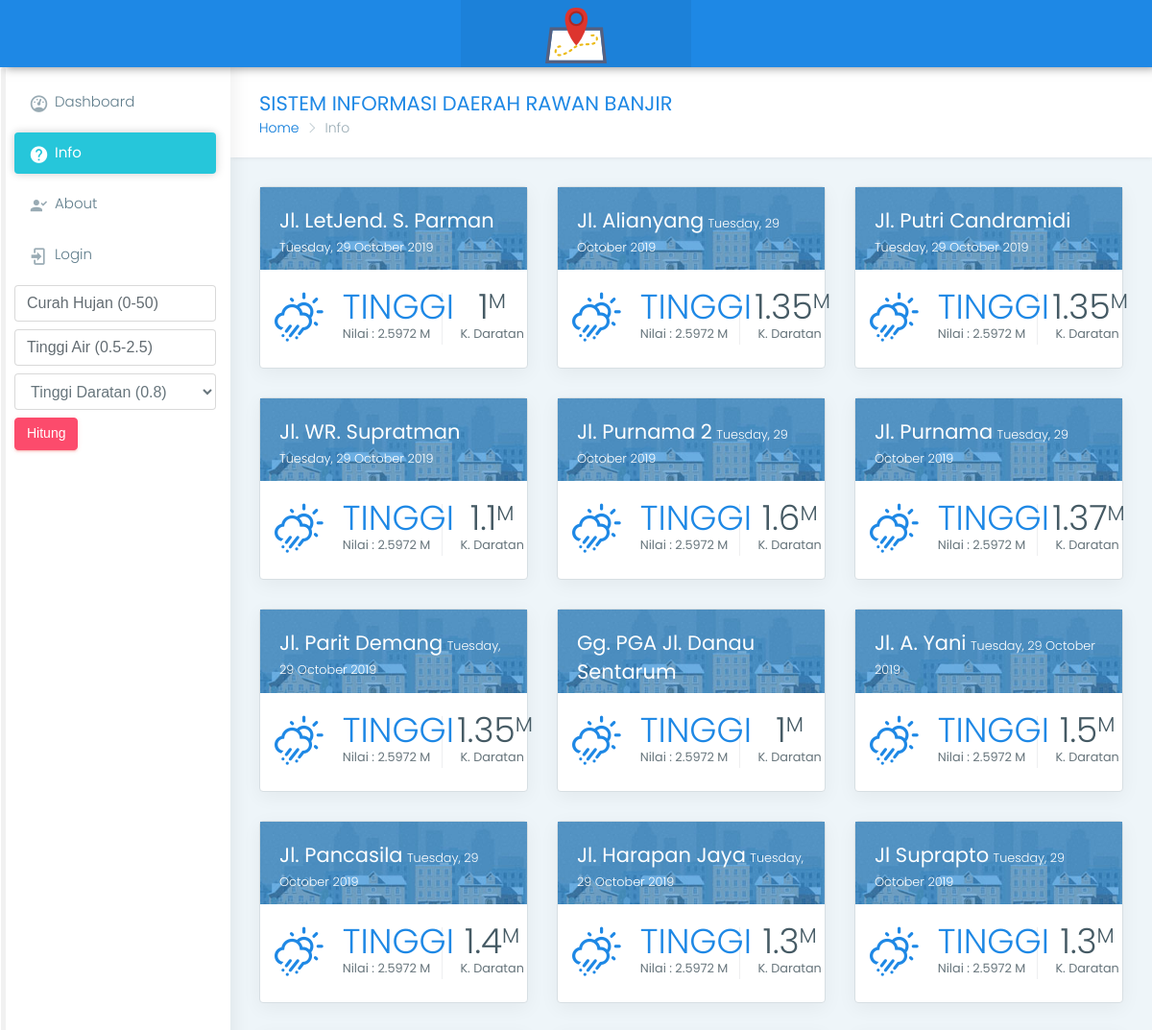
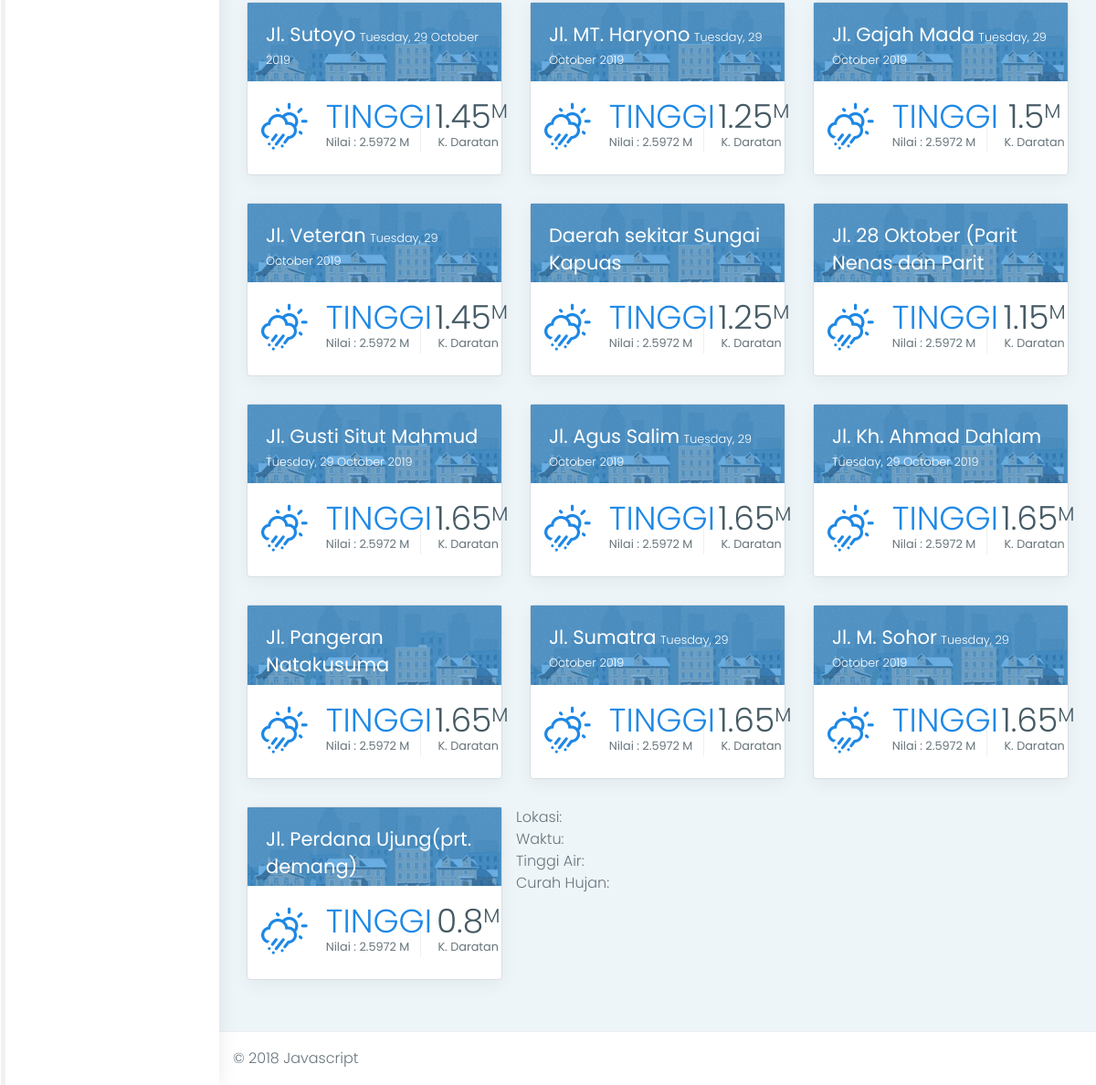
/info.php, run on the app's committed database (2 pictures, top to bottom).
### tables this page shows
CREATE TABLE `tbl_tempat` (
  `id_tempat` int(3) NOT NULL,
  `alamat` varchar(100) NOT NULL,
  `kd` float NOT NULL,
  `lat` varchar(20) NOT NULL,
  `lng` varchar(20) NOT NULL
);

CREATE TABLE `tbl_kategori` (
  `id_kategori` int(3) NOT NULL,
  `nilai_awal` float NOT NULL,
  `nilai_rendah` float NOT NULL,
  `nilai_sedang` float NOT NULL,
  `nilai_tinggi` float NOT NULL
);

### metode.php (called while the page is built, shortened)
<?php
$x_min= 0;
$x_max= 50;
$y_min= 0.5;
$y_max= 2.5;
$z_min= 0.5;
$z_max= 1.7;
$y_sedang = 1.5;
$sumber = 'http://202.90.199.132/aws-new/data/realtime';
 $konten = file_get_contents($sumber);
$response = json_decode($konten, true);
$data = $response['aaData'];
$tinggi_air = $data[12]['waterlevel'];
$curah_hujan = $data[12]['rain'];
$x = $curah_hujan;
$y = $tinggi_air;
$kd= 1.35;
$ux_turun=($x_max-$x)/($x_max-$x_min);
$ux_naik=($x-$x_min)/($x_max-$x_min);
$uy_sedikit=($y_max-$y)/($y_max-$y_min);
$uy_banyak=($y-$y_min)/($y_max-$y_min);
$uz_sedikit=($z_max-$kd)/($z_max-$z_min);
$uz_banyak=($kd-$z_min)/($z_max-$z_min);
        $a_pred1=min($ux_turun,$uy_sedikit,$uz_sedikit);
        $z1=$y_sedang-$a_pred1*($y_sedang-$z_min);
        $a_pred2=min($ux_turun,$uy_sedikit,$uz_banyak);
        $z2=$y_sedang-$a_pred2*($y_sedang-$z_min);
        $a_pred3=min($ux_turun,$uy_banyak,$uz_sedikit);
        $z3=$a_pred3*($y_sedang-$z_min)+$z_min;
        $z32=$y_sedang-$a_pred3*($y_sedang-$z_min);
        $a_pred4=min($ux_turun,$uy_banyak,$uz_banyak);
        $z4=$y_sedang-$a_pred4*($y_sedang-$z_min);
         $a_pred5=min($ux_naik,$uy_sedikit,$uz_sedikit);
        $z5=$a_pred5*($y_sedang-$z_min)+$z_min;
         $z52=$y_sedang-$a_pred5*($y_sedang-$z_min);
         $a_pred6=min($ux_naik,$uy_sedikit,$uz_banyak);
        $z6=$y_sedang-$a_pred6*($y_sedang-$z_min);
        $a_pred7=min($ux_naik,$uy_banyak,$uz_sedikit);
        $z7=$a_pred7*($y_sedang-$z_min)+$y_sedang;
       $a_pred8=min($ux_naik,$uy_banyak,$uz_banyak);
        $z8=$a_pred8*($y_sedang-$z_min)+$y_sedang;
       $n=$a_pred1*$z1+$a_pred2*$z2+$a_pred3*$z3+$a_pred3*$z32+$a_pred4*$z4+$a_pred5*$z5+$a_pred5*$z52+$a_pred6*$z6+$a_pred7*$z7+$a_pred8*$z8;
        $d=$a_pred1+$a_pred2+$a_pred3+$a_pred3+$a_pred4+$a_pred5+$a_pred5+$a_pred6+$a_pred7+$a_pred8;
        $hasil=$n/$d;
        ?>

### info.php (the view, shortened to what this page needs)
<?php
include('koneksi.php');
include('header.php');
include('sidebar.php');
include('metode.php');
?>
        <div class="page-wrapper">
            <div class="container-fluid">
                <div class="row page-titles">
                    <div class="col-md-12 col-8 align-self-center">
                        <h3 class="text-themecolor">SISTEM INFORMASI DAERAH RAWAN BANJIR</h3>
                        <ol class="breadcrumb">
                            <li class="breadcrumb-item"><a href="javascript:void(0)">Home</a></li>
                            <li class="breadcrumb-item active">Info</li>
                        </ol>
                    </div>
                </div>
                <div class="row">
<?php
    $query = mysqli_query($connect,"SELECT * FROM tbl_tempat");
    while ($data = mysqli_fetch_array ($query)){
    ?>
                   <div class="col-lg-4 col-md-4">
                        <div class="card">
                            <img class="" src="assets/images/background/weatherbg.jpg" alt="Card image cap">
                            <div class="card-img-overlay" style="height:110px;">
                                <h3 class="card-title text-white m-b-0 dl"><?php echo $data['alamat'];?> </h3>
                                <small class="card-text text-white font-light"><?php echo date('l, d F Y') ?></small>
                              </div>
                              <br>
                            <div class="card-body weather-small">
                                <div class="row">
                                    <div class="col-8 b-r align-self-center">
                                        <div class="d-flex" style="margin-left: 15px;">
                                            <div class="display-6 text-info"><i class="wi wi-day-rain-wind"></i></div>
                                            <div class="m-l-20">
                                                    <?php
    $kd = $data['kd'];
    $q_ktg = mysqli_query($connect,"SELECT * FROM tbl_kategori WHERE nilai_awal = '$kd' ");
    $data_ktg = mysqli_fetch_array($q_ktg);
    $nilai_rendah = $data_ktg['nilai_rendah'];
    $nilai_sedang = $data_ktg['nilai_sedang'];
    $nilai_tinggi = $data_ktg['nilai_tinggi'];
    if($hasil < $nilai_rendah){
$status = "RENDAH";
echo"<h1 class='font-light text-info m-b-0'>",$status,"</h1>
       <small>Nilai : ",round($hasil,4)," M</small>";
    }elseif($hasil > $nilai_rendah && $hasil <= $nilai_sedang){
        $status = "SEDANG";
        echo"<h1 class='font-light text-info m-b-0'>",$status,"</h1>
       <small>Nilai : ",round($hasil,4)," M</small>";
    }elseif($hasil > $nilai_sedang && $hasil > $nilai_tinggi){
        $status = "TINGGI";
        echo"<h1 class='font-light text-info m-b-0'>",$status,"</h1>
       <small>Nilai : ",round($hasil,4)," M</small>";
    }
               ?>
                                            </div>
                                        </div>
                                    </div>
                                    <div class="col-4 text-center">
                                        <h1 class="font-light m-b-0"><?php echo $data['kd'];?><sup>M</sup></h1>
                                        <small>K. Daratan</small>
                                    </div>
                                </div>
                            </div>
                            <br>
                        </div>
                    </div>
                 <?php } ?>
                  <?php
 $sumber = 'http://202.90.199.132/aws-new/data/realtime';
 $konten = file_get_contents($sumber);
$response = json_decode($konten, true);
$data = $response['aaData'];
echo 'Lokasi: '. $data[12]['station']. '<br>';
echo 'Waktu: '. $data[12]['waktu'].'<br>';
echo 'Tinggi Air: '. $data[12]['waterlevel']. '<br>';
echo 'Curah Hujan: '. $data[12]['rain'];
 ?>
                </div>
         <?php
         include('footer.php');
         ?>

### header.php (shortened to what this page needs)
<!DOCTYPE html>
<html lang="en">
<head>
    <link href="assets/plugins/bootstrap/css/bootstrap.min.css" rel="stylesheet">
    <link href="assets/plugins/c3-master/c3.min.css" rel="stylesheet">
    <link href="css/style.css" rel="stylesheet">
    <link href="css/colors/blue.css" id="theme" rel="stylesheet">
</head>
<body class="fix-header card-no-border logo-center mini-sidebar">
    <div id="main-wrapper">
        <header class="topbar">
            <nav class="navbar top-navbar navbar-expand-md navbar-light">
                <div class="navbar-header">
                    <a class="navbar-brand" href="">
                        <b>
                            <img src="assets/images/map-location.png" alt="homepage" class="light-logo" />
                        </b>
                          </a>
                </div>
            </nav>
        </header>

### sidebar.php (shortened to what this page needs)
<aside class="left-sidebar">
    <div class="scroll-sidebar">
        <nav class="sidebar-nav">
            <ul id="sidebarnav">
                 <li> <a class="waves-effect waves-dark" href="index.php" aria-expanded="false"><i class="mdi mdi-gauge"></i><span class="hide-menu">Dashboard</span></a>
                </li>
                <li> <a class="waves-effect waves-dark" href="info.php" aria-expanded="false"><i class="mdi mdi-help-circle"></i><span class="hide-menu">Info</span></a>
                </li>
                <li> <a class="waves-effect waves-dark" href="about.php" aria-expanded="false"><i class="mdi mdi-account-check"></i><span class="hide-menu">About</span></a>
                </li>
                <li> <a class="waves-effect waves-dark" href="admin" aria-expanded="false"><i class="mdi mdi-login"></i><span class="hide-menu">Login</span></a>
                </li>
                <form method='post' action="index_input.php">
                <li> <input type="text" style="margin-bottom: 8px;" name="curah_hujan" class="form-control" placeholder="Curah Hujan (0-50)">
                </li>
                <li> <input type="text" name="tinggi_air" style="margin-bottom: 8px;" class="form-control" placeholder="Tinggi Air (0.5-2.5)">
                </li>
                <li>
                    <select name="kategori" class="form-control" style="margin-bottom: 8px;">
                        <?php
                        include('koneksi.php');
   $q_kategori = mysqli_query($connect, "SELECT * FROM tbl_kategori");
 while($d_kategori = mysqli_fetch_array($q_kategori)){
    echo"<option value='",$d_kategori['nilai_awal'],"'>Tinggi Daratan (",$d_kategori['nilai_awal'],")</option>";
                        }?>
                    </select>
                </li>
                 <li> <button type="submit" name='proses' class="btn btn-danger" style="margin-bottom: 8px;">Hitung</button>
                </li>
            </form>
            </ul>
        </nav>
    </div>
</aside>

### footer.php (shortened to what this page needs)
</div>
            <footer class="footer"> © 2018 Javascript</footer>
        </div>
    </div>
</body>
</html>

### css/colors/blue.css (style rules this page uses)
.topbar { background: #1e88e5; }
.topbar .navbar-header { background: rgba(0, 0, 0, 0.05); }
.topbar .top-navbar .navbar-header .navbar-brand .light-logo { display: inline-block; color: rgba(255, 255, 255, 0.8); }
.text-themecolor { color: #1e88e5 !important; }
.sidebar-nav { background: #fff; }
.sidebar-nav ul li a { color: #607d8b; }
.sidebar-nav ul li a.active, .sidebar-nav ul li a:hover { color: #26c6da; }
.sidebar-nav ul li a.active { color: #263238; }
.sidebar-nav > ul > li.active > a, .sidebar-nav > ul > li.active:hover > a { color: #ffffff; background: #26c6da; }
.sidebar-nav > ul > li.active > a i, .sidebar-nav > ul > li.active:hover > a i { color: #ffffff; }
.sidebar-nav > ul > li.active > a:after, .sidebar-nav > ul > li.active:hover > a:after { border-color: #ffffff; }
.sidebar-nav > ul > li > a.active i, .sidebar-nav > ul > li > a:hover i { color: #26c6da; }
.sidebar-nav > ul > li > a i { color: #99abb4; }
.sidebar-nav > ul > li > a.active { font-weight: 400; background: #ffffff; color: #1e88e5; }
.card-no-border .sidebar-nav > ul > li > a.active { color: #ffffff; background: #26c6da; }
.card-no-border .sidebar-nav > ul > li > a.active i { color: #ffffff; }
.card-no-border .sidebar-nav > ul > li > a.active:after { border-color: #ffffff; }

### data on the page
tbl_tempat: alamat "Jl. LetJend. S. Parman", tbl_kategori.nilai_rendah+nilai_sedang+nilai_tinggi "TINGGI", kd "1"
tbl_tempat: alamat "Jl. Alianyang", status "TINGGI", kd "1.35"
tbl_tempat: alamat "Jl. Putri Candramidi", status "TINGGI", kd "1.35"
tbl_tempat: alamat "Jl. WR. Supratman", status "TINGGI", kd "1.1"
tbl_tempat: alamat "Jl. Purnama 2", status "TINGGI", kd "1.6"
tbl_tempat: alamat "Jl. Purnama", status "TINGGI", kd "1.37"
tbl_tempat: alamat "Jl. Parit Demang", status "TINGGI", kd "1.35"
tbl_tempat: alamat "Gg. PGA Jl. Danau Sentarum", tbl_kategori.nilai_rendah+nilai_sedang+nilai_tinggi "TINGGI", kd "1"
tbl_tempat: alamat "Jl. A. Yani", tbl_kategori.nilai_rendah+nilai_sedang+nilai_tinggi "TINGGI", kd "1.5"
tbl_tempat: alamat "Jl. Pancasila", status "TINGGI", kd "1.4"
tbl_tempat: alamat "Jl. Harapan Jaya", status "TINGGI", kd "1.3"
tbl_tempat: alamat "Jl Suprapto", status "TINGGI", kd "1.3"
tbl_tempat: alamat "Jl. Sutoyo", status "TINGGI", kd "1.45"
tbl_tempat: alamat "Jl. MT. Haryono", tbl_kategori.nilai_rendah+nilai_sedang+nilai_tinggi "TINGGI", kd "1.25"
tbl_tempat: alamat "Jl. Gajah Mada", tbl_kategori.nilai_rendah+nilai_sedang+nilai_tinggi "TINGGI", kd "1.5"
tbl_tempat: alamat "Jl. Veteran", status "TINGGI", kd "1.45"
tbl_tempat: alamat "Daerah sekitar Sungai Kapuas", tbl_kategori.nilai_rendah+nilai_sedang+nilai_tinggi "TINGGI", kd "1.25"
tbl_tempat: alamat "Jl. 28 Oktober (Parit Nenas dan Parit Malaya", status "TINGGI", kd "1.15"
tbl_tempat: alamat "Jl. Gusti Situt Mahmud", status "TINGGI", kd "1.65"
tbl_tempat: alamat "Jl. Agus Salim", status "TINGGI", kd "1.65"
tbl_tempat: alamat "Jl. Kh. Ahmad Dahlam", status "TINGGI", kd "1.65"
tbl_tempat: alamat "Jl. Pangeran Natakusuma", status "TINGGI", kd "1.65"
tbl_tempat: alamat "Jl. Sumatra", status "TINGGI", kd "1.65"
tbl_tempat: alamat "Jl. M. Sohor", status "TINGGI", kd "1.65"
tbl_tempat: alamat "Jl. Perdana Ujung(prt. demang)", status "TINGGI", kd "0.8"
